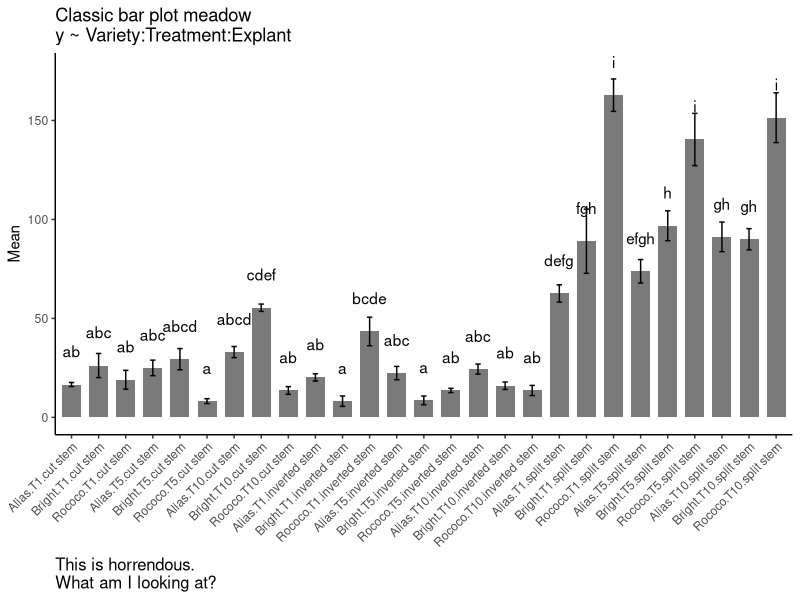
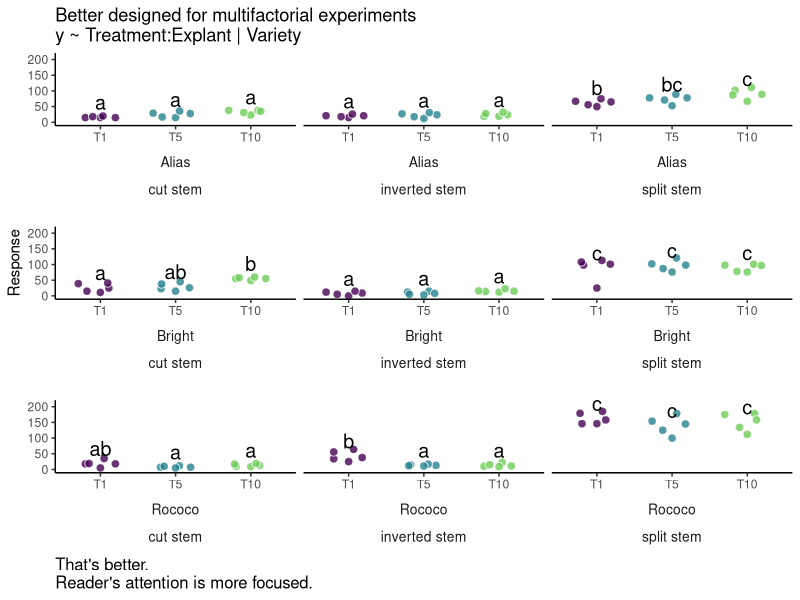
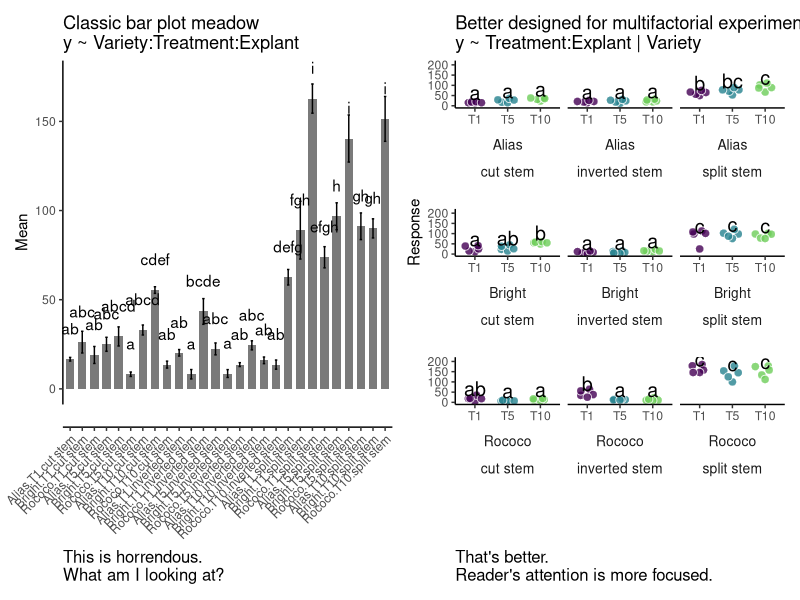
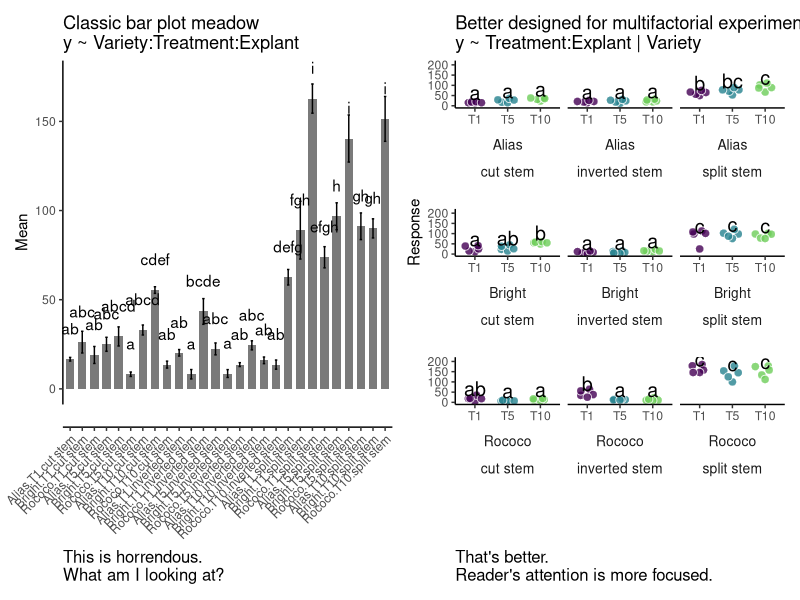
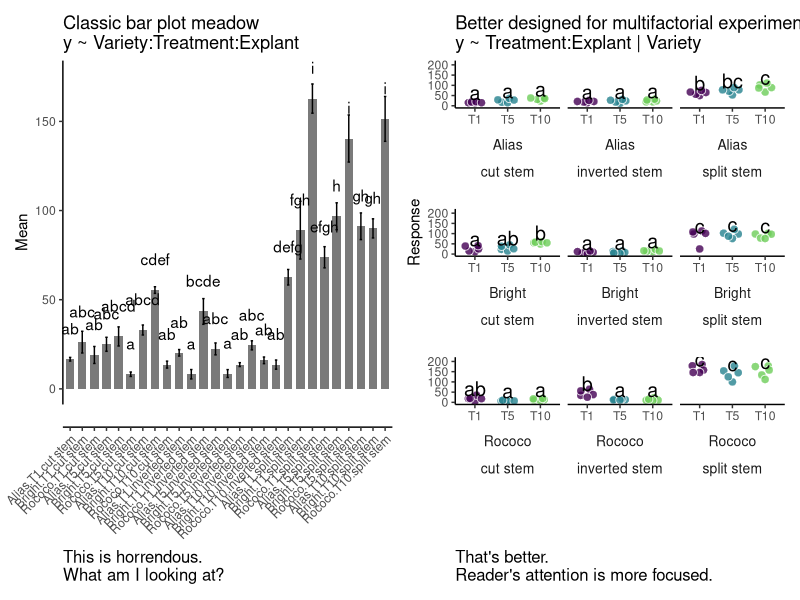

These figures' R source, in order:
## ---- chunk 1
knitr::opts_chunk$set(echo = TRUE)
## ---- chunk 2
library(tidyverse) 
library(readxl) # to load excel files 

library(viridis) # for the colors 
library(patchwork)

library(emmeans) # for estimated marginal means and statistics 
## ---- chunk 3
stem_data <- read_excel("../Data/Matand_2020_Stem_Data.xlsx") 

stem_data2 <- stem_data %>% 
  mutate(Treatment = factor(Treatment, levels = c("T1", "T5", "T10"))) %>% 
  filter(str_detect(Variety, "Alias|Bright|Rococo"))

head(stem_data)
## ---- chunk 4
model_stem <- lm(Primordia ~ Explant * Treatment * Variety, data = stem_data2)
anova(model_stem)
## ---- chunk 5
est_all <- emmeans(model_stem, pairwise ~ Variety:Explant:Treatment)    
results_all <- multcomp::cld(est_all$emmeans, Letters = "abcdefghijklmnopqrst") %>% 
  as.data.frame() %>% 
  mutate(grouping = str_remove_all(.group, " "))

head(results_all)
## ---- chunk 6
barplotMeadow <- stem_data2 %>% 
  group_by(Variety, Treatment, Explant) %>% 
  summarise(
    mean = mean(Primordia),
    sd = sd(Primordia),
    NN = n()
  ) %>% 
  ungroup() %>% 
  mutate(se = sd/sqrt(NN)) %>% 
  ggplot(aes(x = interaction(Variety, Treatment, Explant), y = mean)) +
  geom_bar(stat = "identity", position = position_dodge2(), alpha = 0.8, width = 0.7) +
  geom_errorbar(aes(ymin = mean - se, ymax = mean + se), width = 0.2) +
  geom_text(data = results_all, aes(label = grouping, y = upper.CL), vjust = -0.2) +
  labs(x = NULL,
       y = "Mean",
       caption = "This is horrendous.\nWhat am I looking at?") +
  theme_classic() +
  theme(
    axis.text.x = element_text(angle = 45, hjust = 1),
    plot.caption = element_text(hjust = 0, size = 12)
  ) +
  ggtitle("Classic bar plot meadow\ny ~ Variety:Treatment:Explant")

barplotMeadow
## ---- chunk 7
est_by_factor <- emmeans(model_stem, pairwise ~ Explant:Treatment | Variety)
results_by_factor <- multcomp::cld(est_by_factor$emmeans, Letters = "abcdefghijklmnopqrst") %>% 
  as.data.frame() %>% 
  mutate(grouping = str_remove_all(.group, " "))

head(results_by_factor)
## ---- chunk 8
DotPlot_by_factor <- stem_data2 %>% 
  ggplot(aes(x = Treatment, y = Primordia)) +
  facet_wrap( ~ Variety + Explant, scales = "free_x", strip.position = "bottom") +
  ggbeeswarm::geom_quasirandom(aes(fill = Treatment), 
                               shape = 21, color = "white", size = 2.5, alpha = 0.8) +
  geom_text(data = results_by_factor, 
            aes(label = grouping, y = upper.CL + 35), size = 5) +
  scale_fill_manual(values = viridis(10)[c(1, 5, 8)]) +
  labs(y = "Response",
       x = NULL,
       caption = "That's better.\nReader's attention is more focused.") +
  theme_classic() +
  theme(
    legend.position = "none",
    strip.background = element_blank(),
    panel.spacing.y = unit(1.2, "lines"),
    strip.text = element_text(size = 10),
    strip.placement = "outside",
    plot.caption = element_text(hjust = 0, size = 12)
  ) +
  ggtitle("Better designed for multifactorial experiments\ny ~ Treatment:Explant | Variety")

DotPlot_by_factor
## ---- chunk 9
wrap_plots(barplotMeadow, DotPlot_by_factor, nrow = 1)

ggsave("../Results/AvoidBarPlotMeadow.svg", height = 7, width = 10, bg = "white")
ggsave("../Results/AvoidBarPlotMeadow.png", height = 7, width = 10, bg = "white")
